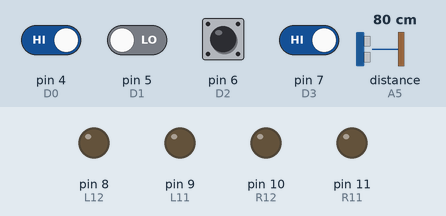
Simulated run of this sketch. Board: Arduino Uno, built with avr-gcc and run on an emulated ATmega328P. Shown: output pins drawn as LEDs (lit = HIGH). Wiring (inferred from the names in the program): ultrasonic range finder: trigger A4; echo A5. The inputs (shaded band) are chosen by the test bench; at power-on: pin 4 (D0), pin 6 (D2), pin 7 (D3) HIGH, pin 5 (D1) LOW, distance to the obstacle (sensor on A5) 80 cm. The echo pulse lasts 58.3 µs per cm; pins used as bus, display or sensor lines are not drawn; what the sketch prints to the serial monitor is not drawn.

Above: at 7.2 s.
7.3 s: pin 4 (D0) driven LOW and pin 7 (D3) driven LOW
At 8.5 s:
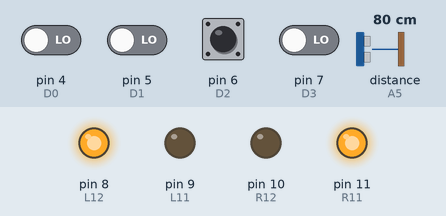
8.8 s: pin 5 (D1) driven HIGH
At 9.9 s:
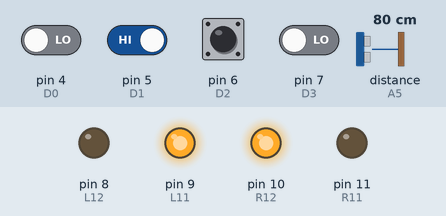
10.3 s: pin 5 (D1) driven LOW
At 11.0 s:
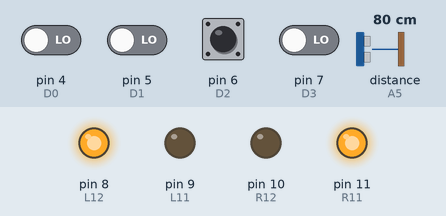
11.8 s: pin 4 (D0) driven HIGH
At 13.2 s:
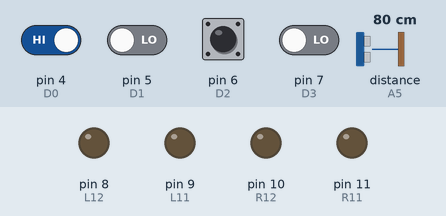
Timing chart, 0 to 14.3 s (numbered marks = the images above; inputs shaded):
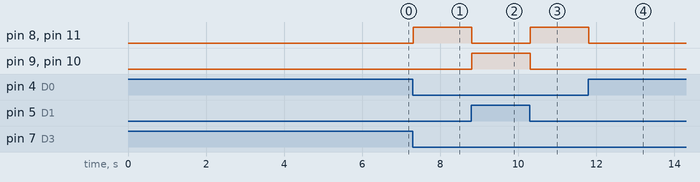

The sketch:

UltraDtmfMotion_V4.ino
```cpp
#define R11 11
#define R12 10
#define L11 9
#define L12 8

#define D0 4
#define D1 5
#define D2 6
#define D3 7

#define echopin A5
#define trig A4

void setup() {
 Serial.begin(9600);
 pinMode(D0, INPUT);
 pinMode(D1, INPUT);
 pinMode(D2, INPUT);
 pinMode(D3, INPUT);


 pinMode(R11, OUTPUT);
 pinMode(R12, OUTPUT);
 pinMode(L11, OUTPUT);
 pinMode(L12, OUTPUT);

 pinMode(A5, INPUT);
 pinMode(A4, OUTPUT); //trig

}

void loop(){
int temp0=digitalRead(D0);
int temp1=digitalRead(D1);
int temp2=digitalRead(D2);
int temp3=digitalRead(D3);

digitalWrite(A4, LOW);
delayMicroseconds(2);
digitalWrite(A4, HIGH);
delayMicroseconds(10);
digitalWrite(A4, LOW);
float distance=pulseIn(A5,HIGH);
distance=distance/58;
Serial.print(distance);
Serial.print("CM\n");

if ((temp0==LOW)&&(temp1==HIGH)&&(temp2==LOW)&&(temp3==LOW)&&(distance<20))
  stopfn();

else if ((temp0==LOW)&&(temp1==HIGH)&&(temp2==LOW)&&(temp3==LOW)&&(distance>=20))
  fwd();

else if((temp0==LOW)&&(temp1==LOW)&&(temp2==HIGH)&&(temp3==LOW))
  left();
else if((temp0==HIGH)&&(temp1==LOW)&&(temp2==HIGH)&&(temp3==LOW))
  stopfn();
else if((temp0==LOW)&&(temp1==HIGH)&&(temp2==HIGH)&&(temp3==LOW))
  right();
else if((temp0==LOW)&&(temp1==LOW)&&(temp2==LOW)&&(temp3==HIGH))
  bwd();
else stopfn();
}


void fwd() {
  digitalWrite(R11, HIGH);
  digitalWrite(R12, LOW);
  digitalWrite(L11, HIGH);
  digitalWrite(L12, LOW);
}

void bwd() {
  digitalWrite(R11, LOW);
  digitalWrite(R12, HIGH);
  digitalWrite(L11, LOW);
  digitalWrite(L12, HIGH);
}

void left() {
  digitalWrite(R11, HIGH);
  digitalWrite(R12, LOW);
  digitalWrite(L11, LOW);
  digitalWrite(L12, HIGH);
}

void right() {
  digitalWrite(R11, LOW);
  digitalWrite(R12, HIGH);
  digitalWrite(L11, HIGH);
  digitalWrite(L12, LOW);
}

void stopfn() {
  digitalWrite(R11, LOW);
  digitalWrite(R12, LOW);
  digitalWrite(L11, LOW);
  digitalWrite(L12, LOW);
}
```

Measured:
- after the input at 7.3 s, pin 8 (L12), pin 11 (R11): LOW → HIGH at once
- after the input at 8.8 s, pin 8 (L12), pin 11 (R11): HIGH → LOW at once; pin 9 (L11), pin 10 (R12): LOW → HIGH at once
- after the input at 10.3 s, pin 8 (L12), pin 11 (R11): LOW → HIGH at once; pin 9 (L11), pin 10 (R12): HIGH → LOW at once
- after the input at 11.8 s, pin 8 (L12), pin 11 (R11): HIGH → LOW at once
